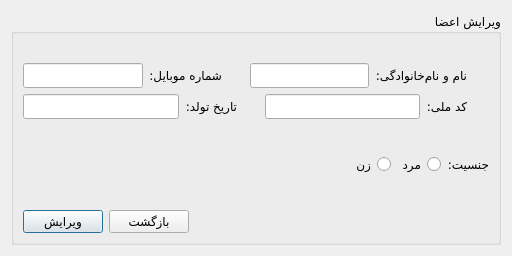
<?xml version="1.0" encoding="UTF-8"?>
<ui version="4.0">
 <class>DialogEditMember</class>
 <widget class="QDialog" name="DialogEditMember">
  <property name="windowModality">
   <enum>Qt::ApplicationModal</enum>
  </property>
  <property name="geometry">
   <rect>
    <x>0</x>
    <y>0</y>
    <width>512</width>
    <height>256</height>
   </rect>
  </property>
  <property name="minimumSize">
   <size>
    <width>512</width>
    <height>256</height>
   </size>
  </property>
  <property name="maximumSize">
   <size>
    <width>512</width>
    <height>256</height>
   </size>
  </property>
  <property name="font">
   <font>
    <family>IRANSansX</family>
   </font>
  </property>
  <property name="windowTitle">
   <string>Dialog</string>
  </property>
  <layout class="QVBoxLayout" name="verticalLayout">
   <item>
    <widget class="QGroupBox" name="groupBox">
     <property name="title">
      <string>ویرایش اعضا</string>
     </property>
     <property name="alignment">
      <set>Qt::AlignRight|Qt::AlignTrailing|Qt::AlignVCenter</set>
     </property>
     <layout class="QVBoxLayout" name="verticalLayout_4">
      <item>
       <layout class="QVBoxLayout" name="verticalLayout_3">
        <item>
         <spacer name="horizontalSpacer_3">
          <property name="orientation">
           <enum>Qt::Horizontal</enum>
          </property>
          <property name="sizeHint" stdset="0">
           <size>
            <width>40</width>
            <height>20</height>
           </size>
          </property>
         </spacer>
        </item>
        <item>
         <layout class="QHBoxLayout" name="horizontalLayout">
          <item>
           <widget class="QLineEdit" name="lineEdit_phonenumbermember"/>
          </item>
          <item>
           <widget class="QLabel" name="label_phonenumbermember_text">
            <property name="text">
             <string>شماره موبایل:</string>
            </property>
           </widget>
          </item>
          <item>
           <widget class="QLabel" name="label_phonenumbermember_icon">
            <property name="minimumSize">
             <size>
              <width>16</width>
              <height>16</height>
             </size>
            </property>
            <property name="maximumSize">
             <size>
              <width>16</width>
              <height>16</height>
             </size>
            </property>
            <property name="text">
             <string/>
            </property>
            <property name="pixmap">
             <pixmap resource="icons.qrc">:/icons/mobile.png</pixmap>
            </property>
            <property name="scaledContents">
             <bool>true</bool>
            </property>
           </widget>
          </item>
          <item>
           <widget class="QLineEdit" name="lineEdit_membername"/>
          </item>
          <item>
           <widget class="QLabel" name="label_membername_text">
            <property name="text">
             <string>نام و نام‌خانوادگی:</string>
            </property>
           </widget>
          </item>
          <item>
           <widget class="QLabel" name="label_membername_icon">
            <property name="minimumSize">
             <size>
              <width>16</width>
              <height>16</height>
             </size>
            </property>
            <property name="maximumSize">
             <size>
              <width>16</width>
              <height>16</height>
             </size>
            </property>
            <property name="text">
             <string/>
            </property>
            <property name="pixmap">
             <pixmap resource="icons.qrc">:/icons/member.png</pixmap>
            </property>
            <property name="scaledContents">
             <bool>true</bool>
            </property>
           </widget>
          </item>
         </layout>
        </item>
        <item>
         <layout class="QHBoxLayout" name="horizontalLayout_2">
          <item>
           <widget class="QLineEdit" name="lineEdit_birthdaymember"/>
          </item>
          <item>
           <widget class="QLabel" name="label_birthdaymember_text">
            <property name="text">
             <string>تاریخ تولد:</string>
            </property>
           </widget>
          </item>
          <item>
           <widget class="QLabel" name="label_birthdaymember_icon">
            <property name="minimumSize">
             <size>
              <width>16</width>
              <height>16</height>
             </size>
            </property>
            <property name="maximumSize">
             <size>
              <width>16</width>
              <height>16</height>
             </size>
            </property>
            <property name="text">
             <string/>
            </property>
            <property name="pixmap">
             <pixmap resource="icons.qrc">:/icons/calender.png</pixmap>
            </property>
            <property name="scaledContents">
             <bool>true</bool>
            </property>
           </widget>
          </item>
          <item>
           <widget class="QLineEdit" name="lineEdit_memberid"/>
          </item>
          <item>
           <widget class="QLabel" name="label_memberid_text">
            <property name="text">
             <string>کد ملی:</string>
            </property>
           </widget>
          </item>
          <item>
           <widget class="QLabel" name="label_memberid_icon">
            <property name="minimumSize">
             <size>
              <width>16</width>
              <height>16</height>
             </size>
            </property>
            <property name="maximumSize">
             <size>
              <width>16</width>
              <height>16</height>
             </size>
            </property>
            <property name="text">
             <string/>
            </property>
            <property name="pixmap">
             <pixmap resource="icons.qrc">:/icons/national id.png</pixmap>
            </property>
            <property name="scaledContents">
             <bool>true</bool>
            </property>
           </widget>
          </item>
         </layout>
        </item>
        <item>
         <layout class="QHBoxLayout" name="horizontalLayout_3">
          <item>
           <spacer name="horizontalSpacer_2">
            <property name="orientation">
             <enum>Qt::Horizontal</enum>
            </property>
            <property name="sizeHint" stdset="0">
             <size>
              <width>40</width>
              <height>20</height>
             </size>
            </property>
           </spacer>
          </item>
          <item>
           <widget class="QRadioButton" name="radioButton_female">
            <property name="layoutDirection">
             <enum>Qt::RightToLeft</enum>
            </property>
            <property name="text">
             <string>زن</string>
            </property>
           </widget>
          </item>
          <item>
           <widget class="QRadioButton" name="radioButton_male">
            <property name="layoutDirection">
             <enum>Qt::RightToLeft</enum>
            </property>
            <property name="text">
             <string>مرد</string>
            </property>
           </widget>
          </item>
          <item>
           <widget class="QLabel" name="label_gender">
            <property name="text">
             <string>جنسیت:</string>
            </property>
           </widget>
          </item>
         </layout>
        </item>
       </layout>
      </item>
      <item>
       <layout class="QHBoxLayout" name="horizontalLayout_4">
        <item>
         <widget class="QPushButton" name="pushButton_edit">
          <property name="text">
           <string>ویرایش</string>
          </property>
         </widget>
        </item>
        <item>
         <widget class="QPushButton" name="pushButton_exit">
          <property name="text">
           <string>بازگشت</string>
          </property>
         </widget>
        </item>
        <item>
         <spacer name="horizontalSpacer">
          <property name="orientation">
           <enum>Qt::Horizontal</enum>
          </property>
          <property name="sizeHint" stdset="0">
           <size>
            <width>40</width>
            <height>20</height>
           </size>
          </property>
         </spacer>
        </item>
       </layout>
      </item>
     </layout>
    </widget>
   </item>
  </layout>
 </widget>
 <resources>
  <include location="icons.qrc"/>
 </resources>
 <connections/>
</ui>
